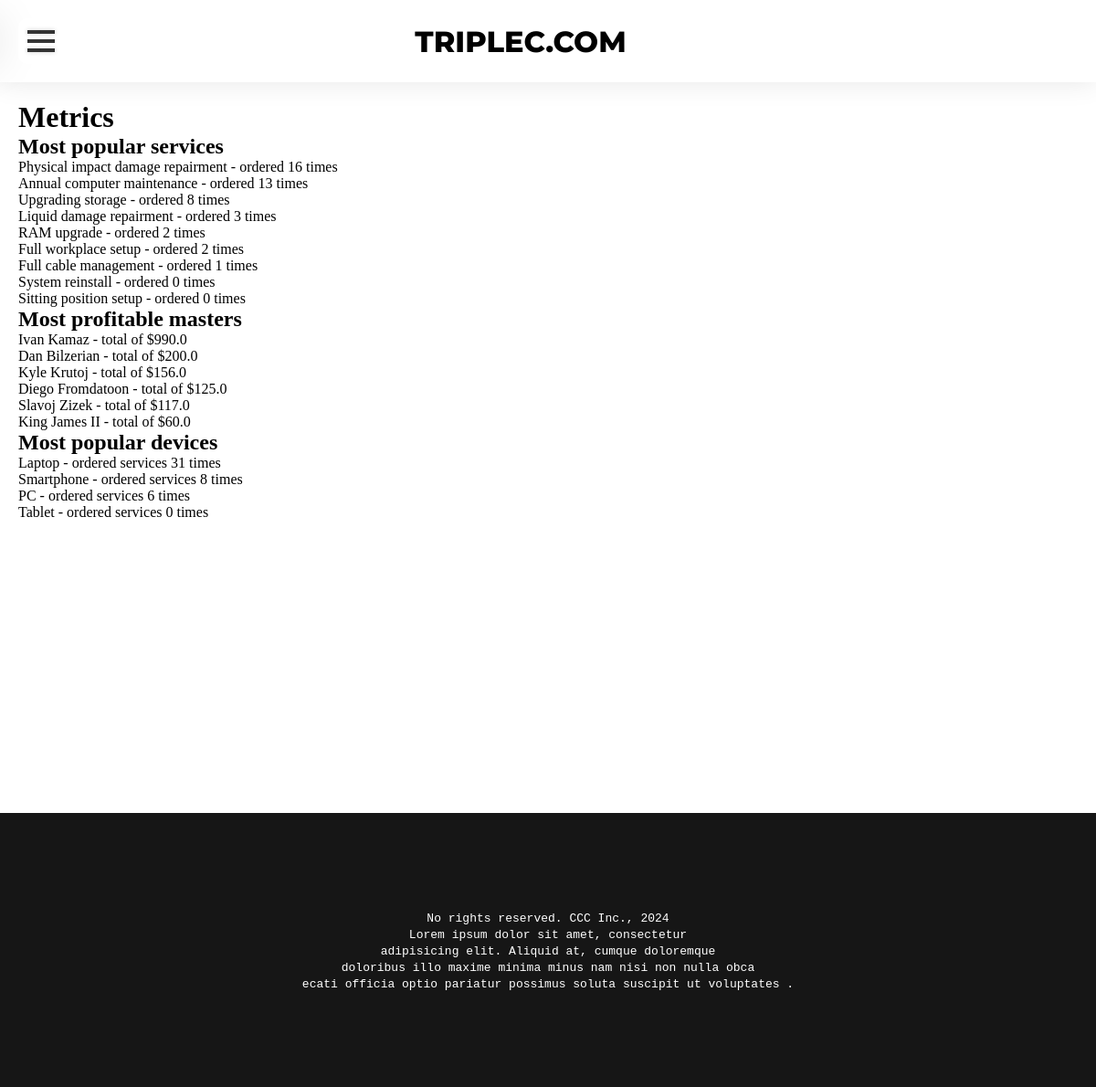
Page /metrics/ (signed in) on the committed database.
### service_app/models.py (models this page shows, shortened)
class Service(models.Model):
    service_type_id = models.ForeignKey(ServiceType, on_delete=models.CASCADE)
    name = models.CharField("Service name", max_length=100)
    description = models.CharField("Service description", max_length=200)
    base_price_in_usd = models.FloatField("Base service price in USD without parts")
    device_types = models.ManyToManyField(DeviceType)

class Master(models.Model):
    user = models.ForeignKey(User, on_delete=models.CASCADE)
    name = models.CharField("Master name", max_length=100)
    experience_in_years = models.IntegerField("Work experience in years")
    speciality = models.ForeignKey(MasterSpeciality, on_delete=models.CASCADE)
    photo = models.ImageField('Profile picture for master', null=True)

class DeviceType(models.Model):
    name = models.CharField("Device type name", max_length=100)
    description = models.CharField("Device type description", max_length=200)

### metric_app/views.py (the view)
# urls.py: path('', views.non_graph_metrics),
@user_passes_test(is_superuser)
@login_required
def non_graph_metrics(request):
    m1 = services_ordered_by_popularity()
    metric1 = {
        'name': 'Most popular services',
        'list': m1
    }
    m2 = most_profitable_master()
    metric2 = {
        'name': 'Most profitable masters',
        'list': m2
    }
    m3 = most_popular_devices()
    metric3 = {
        'name': 'Most popular devices',
        'list': m3
    }
    print(metric1)
    return render(request, 'metric_app/metrics.html', {'metric1': metric1, 'metric2': metric2, 'metric3': metric3})

### cart_app/models.py (called while the page is built)
    def count_total(self):
        total = 0.0
        for component in self.additional_components.all():
            total += component.price_in_usd
        return total + self.service.base_price_in_usd

### metric_app/views.py (called while the page is built)
def is_superuser(user):
    return user.is_superuser

def services_ordered_by_popularity():
    services = Service.objects.all()
    result = {}
    for service in services:
        count = 0
        entries = OrderEntry.objects.all()
        for entry in entries:
            if entry.service.id == service.id:
                count += 1
        result[service.name] = count
    return dict(sorted(result.items(), reverse=True, key=lambda el: el[1]))

def most_profitable_master():
    masters = Master.objects.all()
    result = {}
    for master in masters:
        total = 0.0
        entries = OrderEntry.objects.filter(master=master)
        for entry in entries:
            total += entry.count_total()
        result[master.name] = total
    return dict(sorted(result.items(), reverse=True, key=lambda el: el[1]))

def most_popular_devices():
    device_types = DeviceType.objects.all()
    result = {}
    for device_type in device_types:
        count = 0
        entries = OrderEntry.objects.filter(device_type=device_type)
        for entry in entries:
            count += 1
        result[device_type.name] = count
    return dict(sorted(result.items(), reverse=True, key=lambda el: el[1]))

### metric_app/templates/metric_app/metrics.html (shortened to what this page needs)
{% extends 'mainapp/layout.html' %}
{% block main_block %}
    <h1>Metrics</h1>
    <h2>{{ metric1.name }}</h2>
    {% for service, count in metric1.list.items %}
        {{ service }} -  ordered {{ count }} times
        <br>
    {% endfor %}
    <h2>{{ metric2.name }}</h2>
    {% for master, total in metric2.list.items %}
        {{ master }} - total of ${{ total }}
        <br>
    {% endfor %}
    <h2>{{ metric3.name }}</h2>
    {% for device_type, count in metric3.list.items %}
        {{ device_type }} - ordered services {{ count }} times
        <br>
    {% endfor %}
{% endblock %}

### static/style.css (style rules this page uses)
* { margin: 0; padding: 0; box-sizing: border-box; }
body { margin: 0 !important; }

### rows in the picture
Service: list "Physical impact damage repairment"
Service: list "Annual computer maintenance"
Service: list "Upgrading storage"
Service: list "Liquid damage repairment"
Service: list "RAM upgrade"
Service: list "Full workplace setup"
Service: list "Full cable management"
Service: list "System reinstall"
Service: list "Sitting position setup"
Master: list "Ivan Kamaz"
Master: list "Dan Bilzerian"
Master: list "Kyle Krutoj"
Master: list "Diego Fromdatoon"
Master: list "Slavoj Zizek"
Master: list "King James II"
DeviceType: list "Laptop"
DeviceType: list "Smartphone"
DeviceType: list "PC"
DeviceType: list "Tablet"

### other values in the picture
{{ metric1.name }} "Most popular services"
{{ count }} "16" "13" "8" "3" "2" "2" "1" "0" "0"
{{ metric2.name }} "Most profitable masters"
{{ total }} "990.0" "200.0" "156.0" "125.0" "117.0" "60.0"
{{ metric3.name }} "Most popular devices"
{{ count }} "31" "8" "6" "0"
